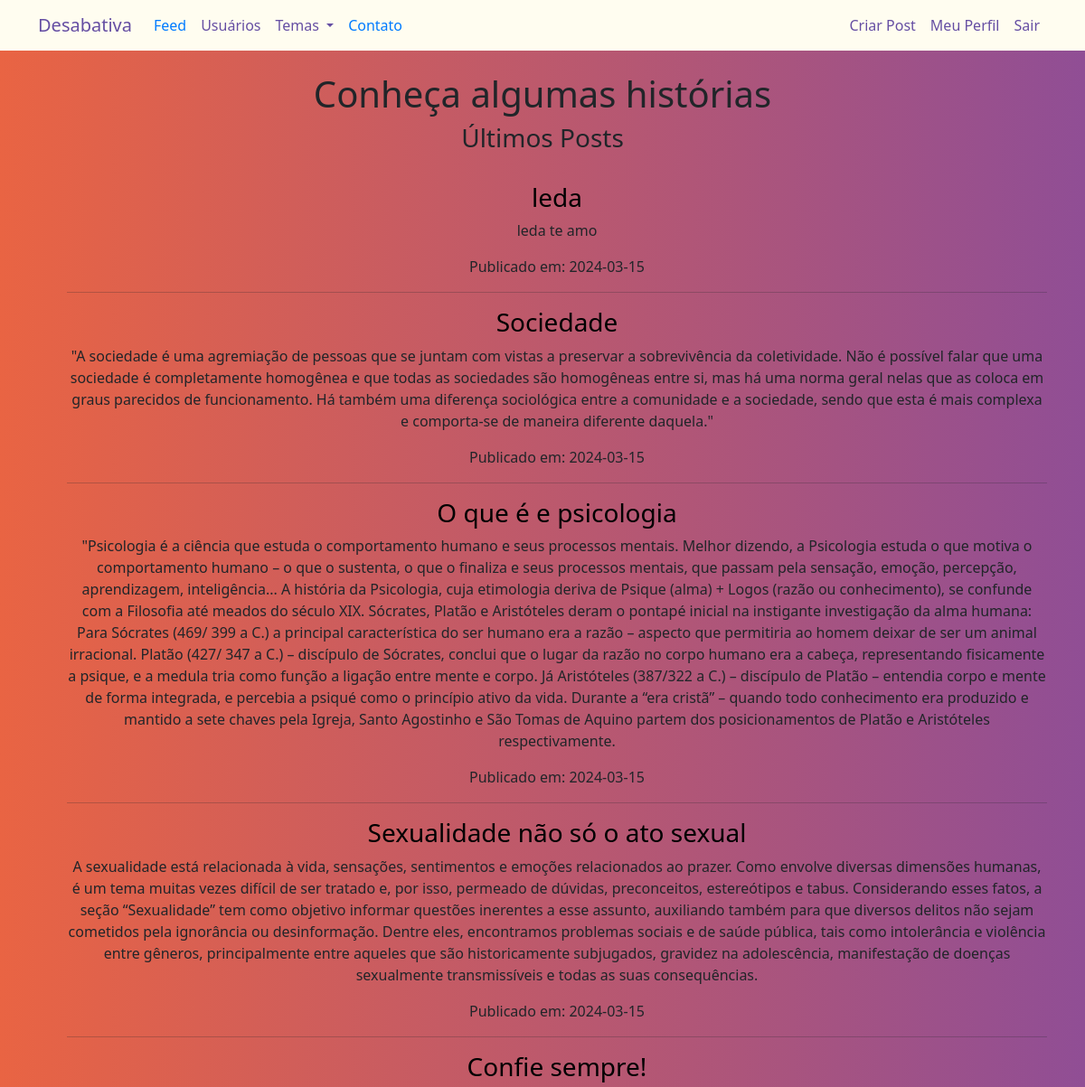
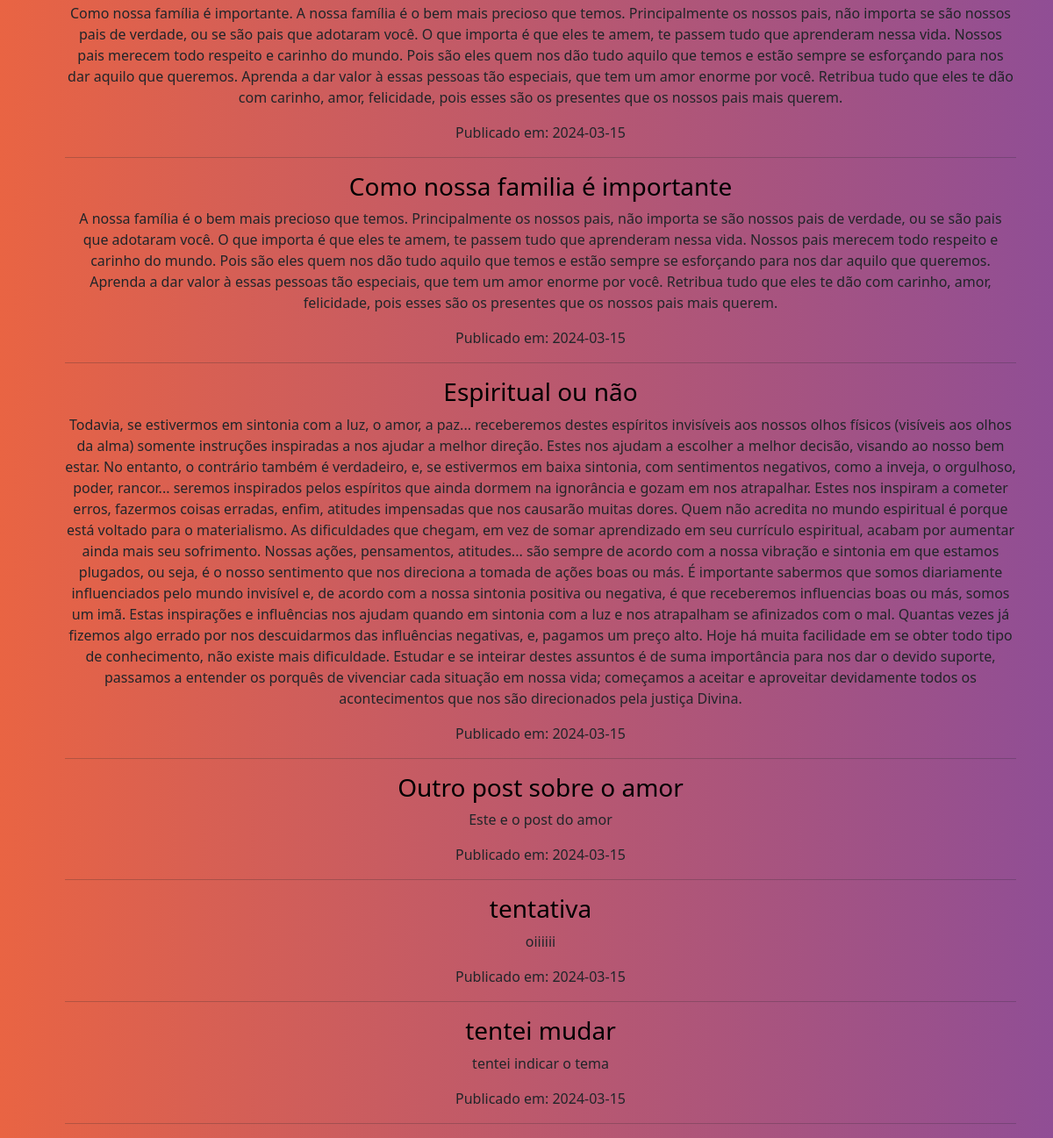
The app's page /feed (signed in) with its own data (2 pictures, top to bottom).
### blog/models.py (models this page shows)
class Post(db.Model):
    __tablename__ = 'post'
    id = db.Column(db.Integer, primary_key=True)
    titulo = db.Column(db.String(100), nullable=False)
    conteudo = db.Column(db.Text, nullable=False)
    data_criacao = db.Column(db.DateTime, nullable=False, default=datetime.utcnow)
    autor_id = db.Column(db.Integer, db.ForeignKey('usuario.id'), nullable=False)
    tema = db.Column(db.String(100), nullable=False)

### blog/routes.py (the view)
@app.route("/feed")
@login_required
def feed():
    posts = Post.query.order_by(Post.data_criacao.desc()).limit(10).all()
    return render_template('feed.html', posts=posts, temas_disponiveis=temas_disponiveis)

### blog/models.py (called while the page is built)
@login_manager.user_loader
def load_usuario(id_usuario):
    return Usuario.query.get(int(id_usuario))

### blog/templates/feed.html
{% extends 'base.html' %}
{% block body %}
<div class="container">
    <div style="text-align: center"><br>
        <h1>Conheça algumas histórias</h1>
        <h3>Últimos Posts</h3><br>
        <ul style="list-style-type: none;">
            {% for post in posts %}
            <li>
                <a style="text-decoration: none; color: black;" href="{{ url_for('exibir_post', post_id=post.id) }}"><h3>{{ post.titulo }}</h3></a>
                <p>{{ post.conteudo }}</p>
                <p>Publicado em: {{ post.data_criacao.strftime('%Y-%m-%d') }}</p>
                <hr>
            </li>
            {% endfor %}
        </ul>
    </div>
</div>
{% endblock %}

### blog/static/main.css (style rules this page uses)
body { background: #654ea3; background: linear-gradient(to right, #e96443, #904e95); min-height: 100vh; overflow-x:hidden; }

### blog/templates/base.html (style rules this page uses)
body { background: linear-gradient(to right, #c9c693, #d9d5a2, #e9e5b1, #f9f5c0, #fffd0); min-height: 100vh; overflow-x:hidden; }

### records on screen
Post: titulo "leda", conteudo "leda te amo", data_criacao "2024-03-15"
Post: titulo "Sociedade", conteudo "\"A sociedade é uma agremiação de pessoas que se juntam com vistas a preservar a sobrevivência da coletividade. Não é possível falar que uma sociedade é completamente homogênea e que todas as sociedades são homogêneas entre si, mas há uma norma geral nelas que as coloca em graus parecidos de funcionamento. Há também uma diferença sociológica entre a comunidade e a sociedade, sendo que esta é mais complexa e comporta-se de maneira diferente daquela.\"", data_criacao "2024-03-15"
Post: titulo "O que é e psicologia", conteudo "\"Psicologia é a ciência que estuda o comportamento humano e seus processos mentais. Melhor dizendo, a Psicologia estuda o que motiva o comportamento humano – o que o sustenta, o que o finaliza e seus processos mentais, que passam pela sensação, emoção, percepção, aprendizagem, inteligência... A história da Psicologia, cuja etimologia deriva de Psique (alma) + Logos (razão ou conhecimento), se confunde com a Filosofia até meados do século XIX. Sócrates, Platão e Aristóteles deram o pontapé inicial na instigante investigação da alma humana: Para Sócrates (469/ 399 a C.) a principal característica do ser humano era a razão – aspecto que permitiria ao homem deixar de ser um animal irracional.…", data_criacao "2024-03-15"
Post: titulo "Sexualidade não só o ato sexual", conteudo "A sexualidade está relacionada à vida, sensações, sentimentos e emoções relacionados ao prazer. Como envolve diversas dimensões humanas, é um tema muitas vezes difícil de ser tratado e, por isso, permeado de dúvidas, preconceitos, estereótipos e tabus. Considerando esses fatos, a seção “Sexualidade” tem como objetivo informar questões inerentes a esse assunto, auxiliando também para que diversos delitos não sejam cometidos pela ignorância ou desinformação. Dentre eles, encontramos problemas sociais e de saúde pública, tais como intolerância e violência entre gêneros, principalmente entre aqueles que são historicamente subjugados, gravidez na adolescência, manifestação de doenças sexualmente…", data_criacao "2024-03-15"
Post: titulo "Confie sempre!", conteudo "Como nossa família é importante. A nossa família é o bem mais precioso que temos. Principalmente os nossos pais, não importa se são nossos pais de verdade, ou se são pais que adotaram você. O que importa é que eles te amem, te passem tudo que aprenderam nessa vida. Nossos pais merecem todo respeito e carinho do mundo. Pois são eles quem nos dão tudo aquilo que temos e estão sempre se esforçando para nos dar aquilo que queremos. Aprenda a dar valor à essas pessoas tão especiais, que tem um amor enorme por você. Retribua tudo que eles te dão com carinho, amor, felicidade, pois esses são os presentes que os nossos pais mais querem.", data_criacao "2024-03-15"
Post: titulo "Como nossa familia é importante", conteudo "A nossa família é o bem mais precioso que temos. Principalmente os nossos pais, não importa se são nossos pais de verdade, ou se são pais que adotaram você. O que importa é que eles te amem, te passem tudo que aprenderam nessa vida. Nossos pais merecem todo respeito e carinho do mundo. Pois são eles quem nos dão tudo aquilo que temos e estão sempre se esforçando para nos dar aquilo que queremos. Aprenda a dar valor à essas pessoas tão especiais, que tem um amor enorme por você. Retribua tudo que eles te dão com carinho, amor, felicidade, pois esses são os presentes que os nossos pais mais querem.", data_criacao "2024-03-15"
Post: titulo "Espiritual ou não", conteudo "Todavia, se estivermos em sintonia com a luz, o amor, a paz... receberemos destes espíritos invisíveis aos nossos olhos físicos (visíveis aos olhos da alma) somente instruções inspiradas a nos ajudar a melhor direção. Estes nos ajudam a escolher a melhor decisão, visando ao nosso bem estar. No entanto, o contrário também é verdadeiro, e, se estivermos em baixa sintonia, com sentimentos negativos, como a inveja, o orgulhoso, poder, rancor... seremos inspirados pelos espíritos que ainda dormem na ignorância e gozam em nos atrapalhar. Estes nos inspiram a cometer erros, fazermos coisas erradas, enfim, atitudes impensadas que nos causarão muitas dores. Quem não acredita no mundo espiritual é…", data_criacao "2024-03-15"
Post: titulo "Outro post sobre o amor", conteudo "Este e o post do amor", data_criacao "2024-03-15"
Post: titulo "tentativa", conteudo "oiiiiii", data_criacao "2024-03-15"
Post: titulo "tentei mudar", conteudo "tentei indicar o tema", data_criacao "2024-03-15"
